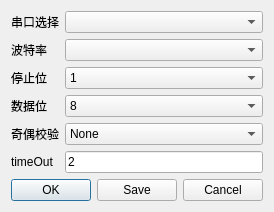
<?xml version="1.0" encoding="UTF-8"?>
<ui version="4.0">
 <class>SrDialog</class>
 <widget class="QDialog" name="SrDialog">
  <property name="geometry">
   <rect>
    <x>0</x>
    <y>0</y>
    <width>203</width>
    <height>178</height>
   </rect>
  </property>
  <property name="sizePolicy">
   <sizepolicy hsizetype="Minimum" vsizetype="Minimum">
    <horstretch>0</horstretch>
    <verstretch>0</verstretch>
   </sizepolicy>
  </property>
  <property name="windowTitle">
   <string>Dialog</string>
  </property>
  <layout class="QVBoxLayout" name="verticalLayout">
   <item>
    <layout class="QFormLayout" name="formLayout">
     <item row="0" column="0">
      <widget class="QLabel" name="label">
       <property name="text">
        <string>串口选择</string>
       </property>
      </widget>
     </item>
     <item row="0" column="1">
      <widget class="QComboBox" name="portCB"/>
     </item>
     <item row="1" column="0">
      <widget class="QLabel" name="label_2">
       <property name="text">
        <string>波特率</string>
       </property>
      </widget>
     </item>
     <item row="1" column="1">
      <widget class="QComboBox" name="baudRateCB"/>
     </item>
     <item row="2" column="0">
      <widget class="QLabel" name="label_3">
       <property name="text">
        <string>停止位</string>
       </property>
      </widget>
     </item>
     <item row="2" column="1">
      <widget class="QComboBox" name="stopBitCB">
       <item>
        <property name="text">
         <string>1</string>
        </property>
       </item>
       <item>
        <property name="text">
         <string>1.5</string>
        </property>
       </item>
       <item>
        <property name="text">
         <string>2</string>
        </property>
       </item>
      </widget>
     </item>
     <item row="3" column="0">
      <widget class="QLabel" name="label_4">
       <property name="text">
        <string>数据位</string>
       </property>
      </widget>
     </item>
     <item row="3" column="1">
      <widget class="QComboBox" name="dataBitCB">
       <item>
        <property name="text">
         <string>8</string>
        </property>
       </item>
       <item>
        <property name="text">
         <string>7</string>
        </property>
       </item>
       <item>
        <property name="text">
         <string>6</string>
        </property>
       </item>
       <item>
        <property name="text">
         <string>5</string>
        </property>
       </item>
      </widget>
     </item>
     <item row="4" column="0">
      <widget class="QLabel" name="label_5">
       <property name="text">
        <string>奇偶校验</string>
       </property>
      </widget>
     </item>
     <item row="4" column="1">
      <widget class="QComboBox" name="testCB">
       <item>
        <property name="text">
         <string>None</string>
        </property>
       </item>
       <item>
        <property name="text">
         <string>Even</string>
        </property>
       </item>
       <item>
        <property name="text">
         <string>Odd</string>
        </property>
       </item>
      </widget>
     </item>
     <item row="5" column="0">
      <widget class="QLabel" name="label_6">
       <property name="text">
        <string>timeOut</string>
       </property>
      </widget>
     </item>
     <item row="5" column="1">
      <widget class="QLineEdit" name="timeOutEt">
       <property name="text">
        <string>2</string>
       </property>
      </widget>
     </item>
    </layout>
   </item>
   <item>
    <widget class="QDialogButtonBox" name="buttonBox">
     <property name="orientation">
      <enum>Qt::Horizontal</enum>
     </property>
     <property name="standardButtons">
      <set>QDialogButtonBox::Cancel|QDialogButtonBox::Ok|QDialogButtonBox::Save</set>
     </property>
    </widget>
   </item>
  </layout>
 </widget>
 <resources/>
 <connections>
  <connection>
   <sender>buttonBox</sender>
   <signal>accepted()</signal>
   <receiver>SrDialog</receiver>
   <slot>accept()</slot>
   <hints>
    <hint type="sourcelabel">
     <x>248</x>
     <y>254</y>
    </hint>
    <hint type="destinationlabel">
     <x>157</x>
     <y>274</y>
    </hint>
   </hints>
  </connection>
  <connection>
   <sender>buttonBox</sender>
   <signal>rejected()</signal>
   <receiver>SrDialog</receiver>
   <slot>reject()</slot>
   <hints>
    <hint type="sourcelabel">
     <x>316</x>
     <y>260</y>
    </hint>
    <hint type="destinationlabel">
     <x>286</x>
     <y>274</y>
    </hint>
   </hints>
  </connection>
 </connections>
</ui>
